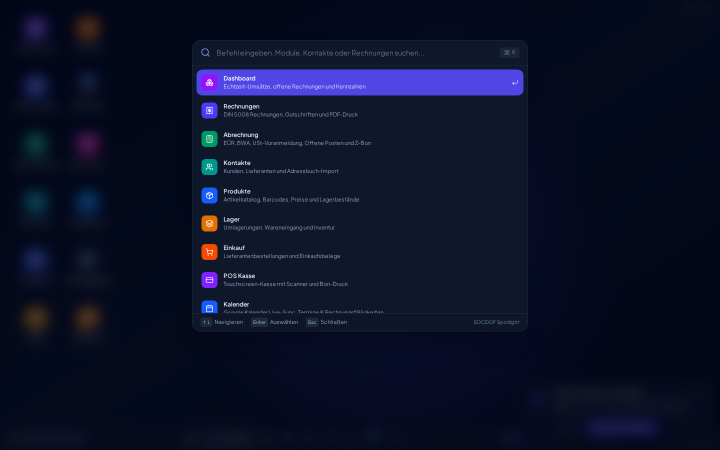
#> input picture SOCDOF-main/docs/parity/ts-command-palette-dark-1440.png, 1440 x 900 px, given in place of ts-dashboard-light-1440.png, which was not available (shown at 1/2 size)
$ python parity_diff.py
#> lines starting #> are read from the running program, lines starting #| are printed output that depends on the picture
#!/usr/bin/env python3
"""Score the Rust screenshots against the TypeScript reference at 1440x900.

The score is a normalized pixel-difference score: 100 means identical RGB,
0 means maximally different. SSIM is reported separately because a pixel score
punishes the intentionally different window chrome and the bundled font.
"""
from __future__ import annotations

import csv
import json
from pathlib import Path

import cv2
import numpy as np
from PIL import Image

ROOT = Path(__file__).resolve().parent
VIEWS = ["dashboard", "invoices", "contacts", "settings", "command-palette"]
THEMES = ["light", "dark"]
WINDOW_BOX = (100, 15, 1240, 765)


def load(path: Path) -> np.ndarray:
    image = Image.open(path).convert("RGB")
    return np.asarray(image, dtype=np.float32)


def ssim(left: np.ndarray, right: np.ndarray) -> float:
    left = cv2.cvtColor(left, cv2.COLOR_RGB2GRAY).astype(np.float64)
    right = cv2.cvtColor(right, cv2.COLOR_RGB2GRAY).astype(np.float64)
    c1, c2 = (0.01 * 255) ** 2, (0.03 * 255) ** 2
    mu_l = cv2.GaussianBlur(left, (11, 11), 1.5)
    mu_r = cv2.GaussianBlur(right, (11, 11), 1.5)
    mu_l2, mu_r2, mu_lr = mu_l * mu_l, mu_r * mu_r, mu_l * mu_r
    sigma_l = cv2.GaussianBlur(left * left, (11, 11), 1.5) - mu_l2
    sigma_r = cv2.GaussianBlur(right * right, (11, 11), 1.5) - mu_r2
    sigma_lr = cv2.GaussianBlur(left * right, (11, 11), 1.5) - mu_lr
    index = ((2 * mu_lr + c1) * (2 * sigma_lr + c2)) / (
        (mu_l2 + mu_r2 + c1) * (sigma_l + sigma_r + c2)
    )
    return float(index.mean())


def score(left: np.ndarray, right: np.ndarray) -> dict[str, float]:
    delta = np.abs(left - right)
    mae = float(delta.mean())
    per_pixel = delta.mean(axis=2)
    return {
        "pixel_score": round(100 * (1 - mae / 255), 2),
        "mae": round(mae, 2),
        "close_pixels": round(float((per_pixel <= 16).mean() * 100), 2),
        "ssim": round(ssim(left, right), 4),
    }


def main() -> None:
    rows = []
    for view in VIEWS:
        for theme in THEMES:
            ts_path = ROOT / f"ts-{view}-{theme}-1440.png"
            rust_path = ROOT / f"rust-{view}-{theme}-1440.png"
            ts, rust = load(ts_path), load(rust_path)
#> in load, image is the input picture: PIL image 1440x900 RGB; mean R, G, B 11.5, 16.9, 40.8
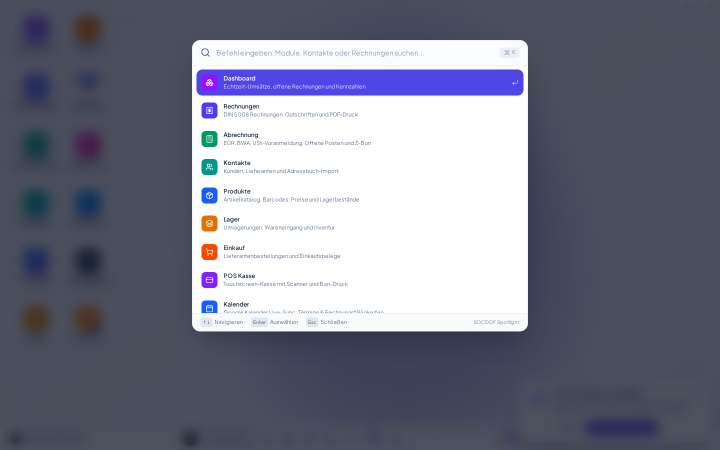
#> input picture SOCDOF-main/docs/parity/ts-command-palette-light-1440.png, 1440 x 900 px, given in place of rust-dashboard-light-1440.png, which was not available (shown at 1/2 size)
#> in load, image is the input picture: PIL image 1440x900 RGB; mean R, G, B 119.8, 122.1, 137.8
            if ts.shape != rust.shape:
                raise SystemExit(f"shape mismatch: {ts_path.name} {ts.shape} vs {rust_path.name} {rust.shape}")
            full = score(ts, rust)
#> in score, `delta = np.abs(left - right)`:
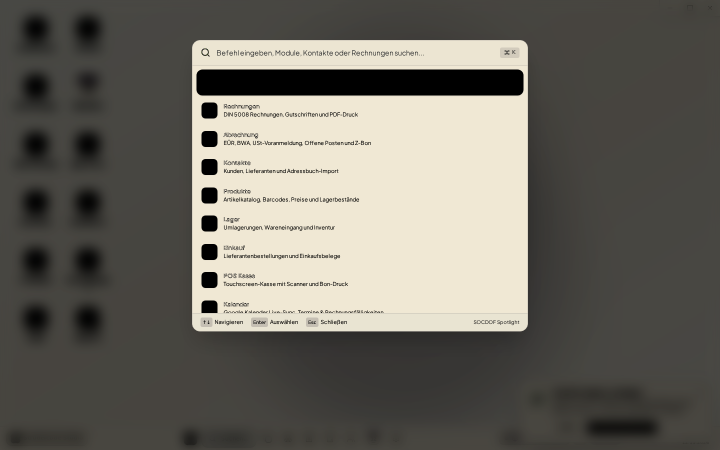
#> delta: shape (900, 1440, 3) float32 (shown at 1/2 size); mean R, G, B 108.6, 105.5, 96.9
#> in score, `mae = float(delta.mean())`: mae = 103.8
#> in ssim, `index = ((2 * mu_lr + c1) * (2 * sigma_lr + c2)) / ( (mu_l2 + mu_r2 + ..`:
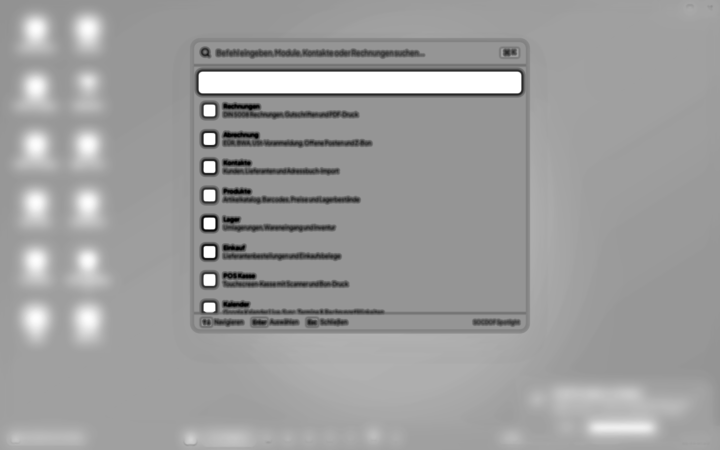
#> index: shape (900, 1440) float64 (shown at 1/2 size); min -0.989, max 1, mean 0.242; drawn with min black and max white
#> full = {'pixel_score': 59.3, 'mae': 103.8, 'close_pixels': 3.8, 'ssim': 0.242}
            left, top, right, bottom = WINDOW_BOX
            window = score(ts[top:bottom, left:right], rust[top:bottom, left:right])
#> in score (call 2), `delta = np.abs(left - right)`:
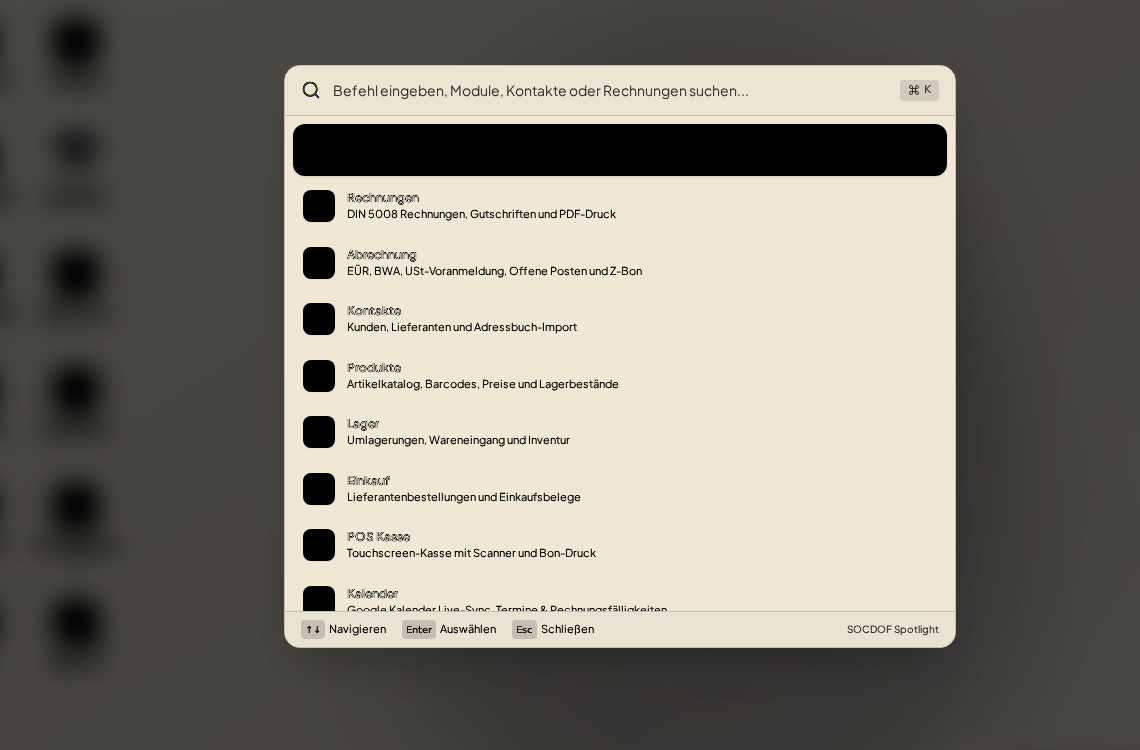
#> delta: shape (750, 1140, 3) float32; mean of channels 0, 1, 2 130.9, 126.7, 116.3; drawn as R, G, B
#> in score (call 2), `mae = float(delta.mean())`: mae = 124.7
#> in ssim (call 2), `right = cv2.cvtColor(right, cv2.COLOR_RGB2GRAY).astype(np.float64)`:
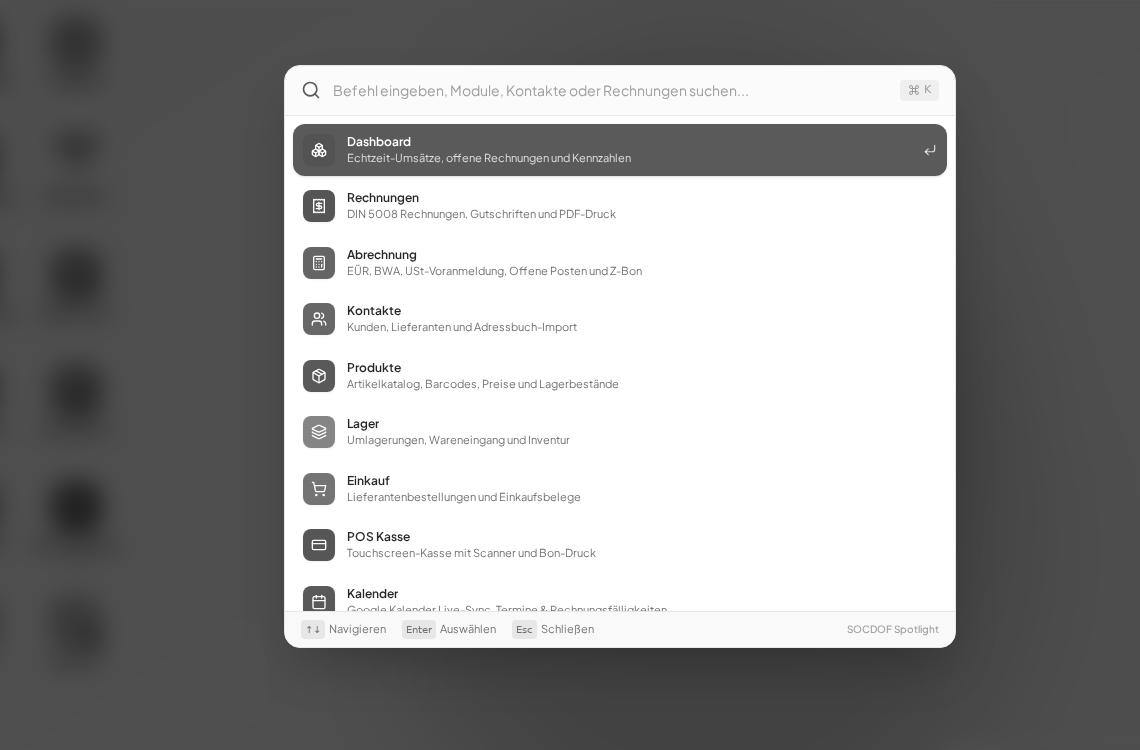
#> right: shape (750, 1140) float64; min 35.26, max 255, mean 147.6
#> in ssim (call 2), `sigma_r = cv2.GaussianBlur(right * right, (11, 11), 1.5) - mu_r2`:
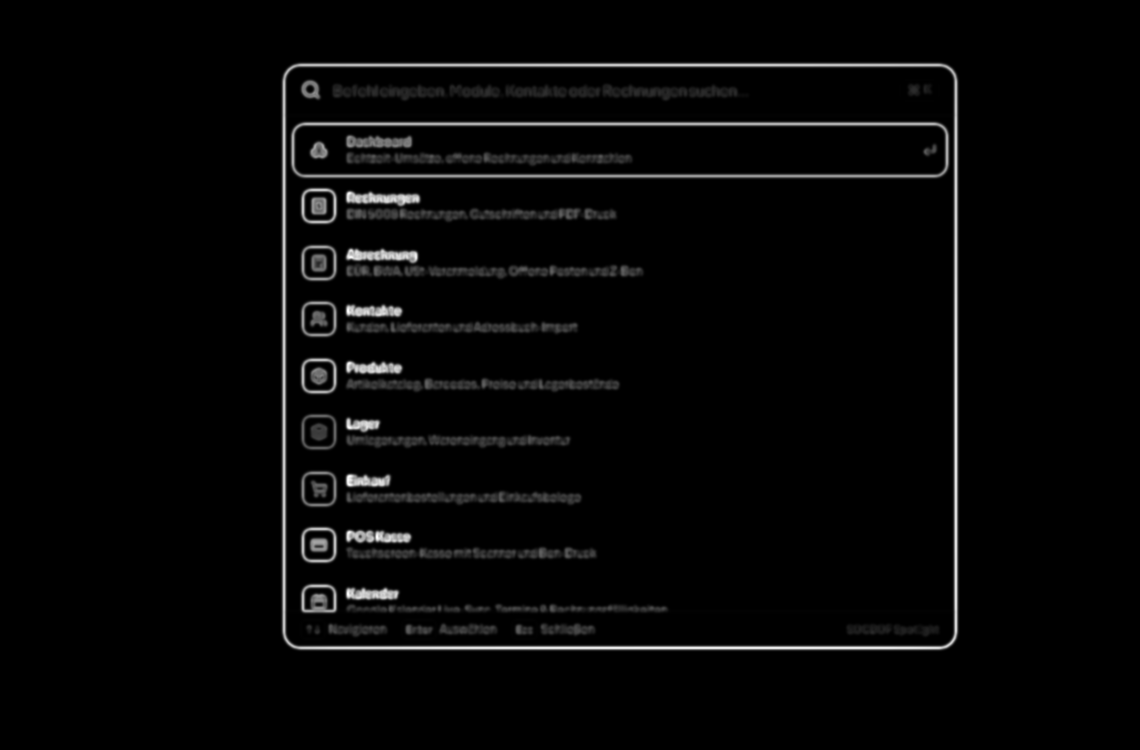
#> sigma_r: shape (750, 1140) float64; min -3.64e-12, max 8920.6, mean 228.3; drawn with min black and max white
#> in ssim (call 2), `index = ((2 * mu_lr + c1) * (2 * sigma_lr + c2)) / ( (mu_l2 + mu_r2 + ..`:
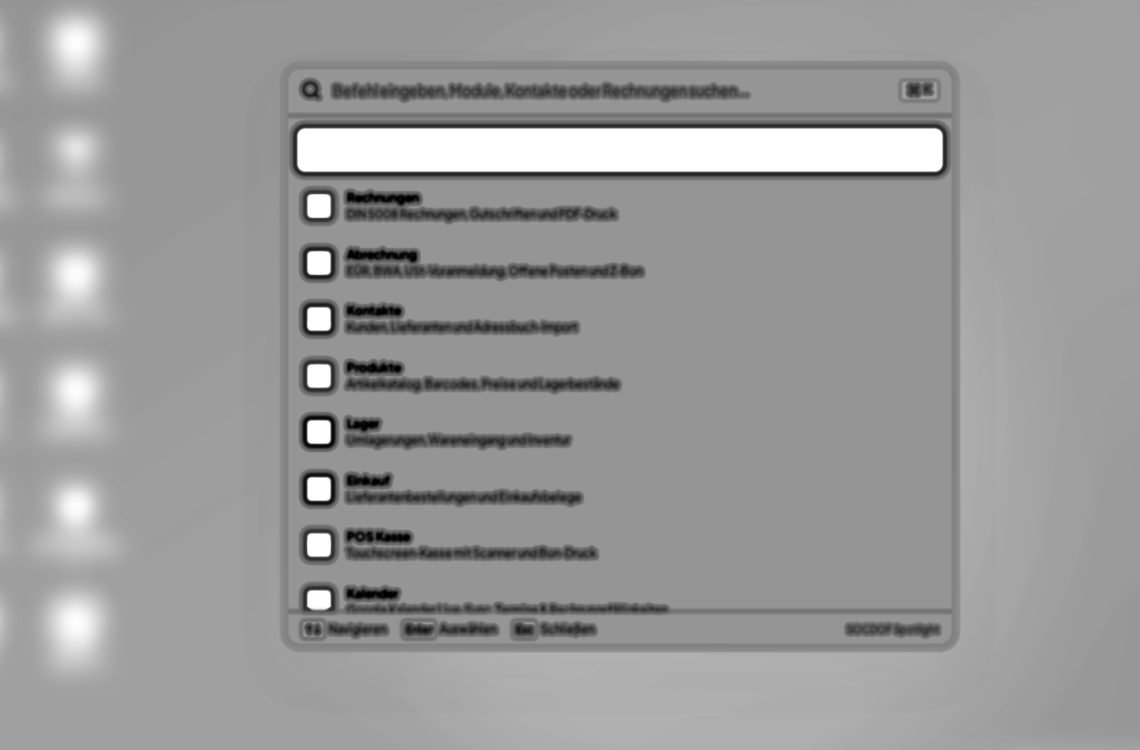
#> index: shape (750, 1140) float64; min -0.989, max 1, mean 0.215; drawn with min black and max white
#> window = {'pixel_score': 51.09, 'mae': 124.7, 'close_pixels': 5.34, 'ssim': 0.215}
            rows.append({
                "view": view,
                "theme": theme,
                "full_pixel_score": full["pixel_score"],
                "full_mae": full["mae"],
                "full_close_pixels_pct": full["close_pixels"],
                "full_ssim": full["ssim"],
                "window_pixel_score": window["pixel_score"],
                "window_mae": window["mae"],
                "window_close_pixels_pct": window["close_pixels"],
                "window_ssim": window["ssim"],
            })

    (ROOT / "diff.json").write_text(json.dumps(rows, indent=2) + "\n")
    with (ROOT / "diff.csv").open("w", newline="") as handle:
        writer = csv.DictWriter(handle, fieldnames=list(rows[0]))
        writer.writeheader()
        writer.writerows(rows)

    print(f"{'view':16} {'theme':5} {'full':>7} {'window':>7} {'SSIM':>6} {'close%':>7}")
    for row in rows:
        print(
            f"{row['view']:16} {row['theme']:5} "
            f"{row['full_pixel_score']:7.2f} {row['window_pixel_score']:7.2f} "
            f"{row['window_ssim']:6.4f} {row['window_close_pixels_pct']:7.2f}"
        )


if __name__ == "__main__":
#> (the run stopped early here; a loop or call above may not have finished)
